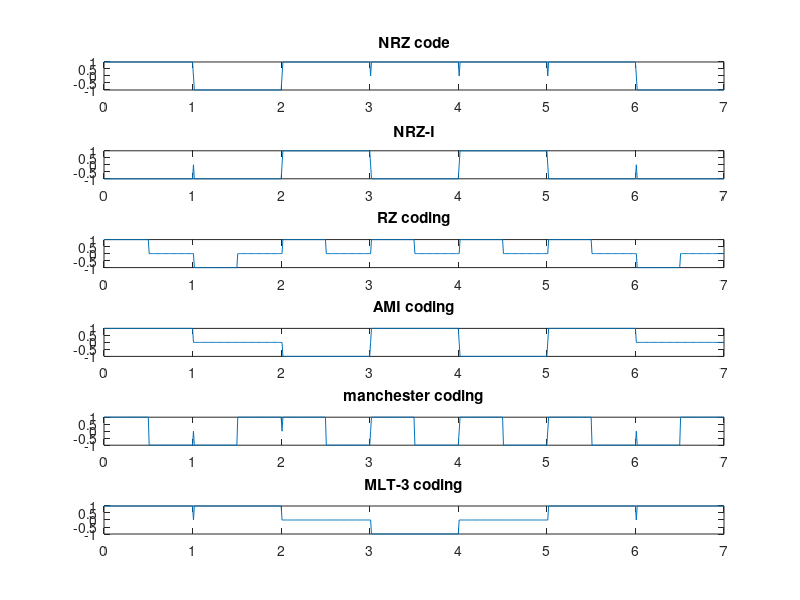
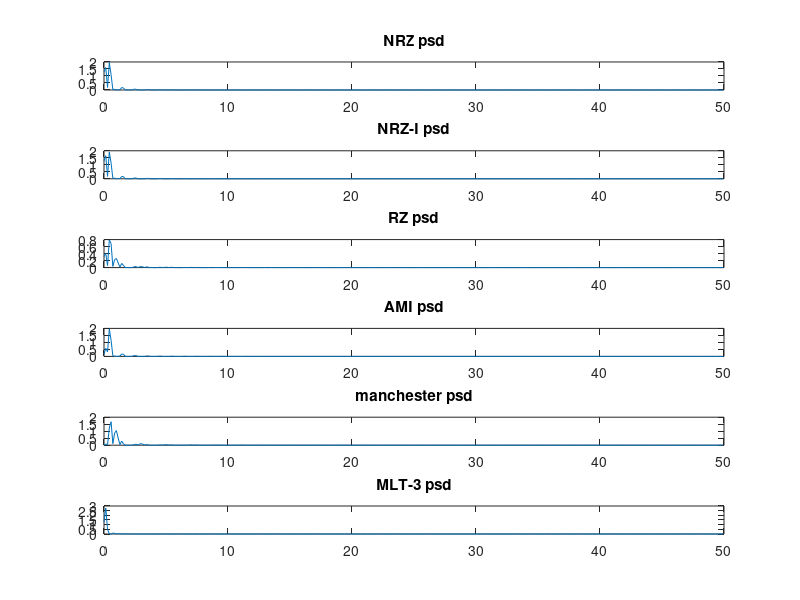

MATLAB code for these plots, in order:
function linecodestech()

%this function is used to develop several line codes techniques
%for any input vector x

%%% First non return to zero tech.
%if input equals 1 it will give a signal of value 1, else -1
x=randi([0 1],1,7);
n=length(x);
i=1;
t=0:0.01:n;
y1=zeros(1,length(t));
for j=1:length(t)
    if(t(j)<=i)
        
        if (x(i)==1) %if signal equals one then 
             y1(j)= 1; % output will be 1 for the bit duration
        else
            y1(j)=-1;  %if zero then it will be -1 the whole duration
        end
    else
        i=i+1;
    end
end
figure
subplot(6,1,1) %plotting the signal
plot(t,y1)
title('NRZ code');
 [Px1,F] = periodogram(y1,[],length(y1),1/0.01); %power spectral density calculation
    
%%%%%%%%%%%%%%%%%%%%%%%%%%%%%%%%%%
%%second return to zero (III in PDF)
%%same as previous coding but alwas the second half bit duration is zero
i=1;
a=0; %for the bit begining
b=0.5; % to find the half bit duration
t=0:0.01:n;
y2=zeros(1,length(t));
for j=1:length(t)
    if(t(j)<=b && t(j)>=a) %less than half duration then same as NRZ
        
        if (x(i)==1)
             y2(j)= 1;
        else
            y2(j)=-1;
        end
    elseif(t(j)>b && t(j)<=i) %greater than half duration, generate zero
        y2(j)=0;
    else
        i=i+1;
        a=a+1;
        b=b+1;
   end
end

subplot(6,1,3) %plotting
plot(t,y2)
title('RZ coding');
[Px2,F] = periodogram(y2,[],length(y2),1/0.01); %PSD generation
%%%%%%%%%%%%%%%%%%%%%%%%%%%%%%%%%%%%%
%%Third: manchester coding
%almost same as previus but at half bit duration return to the proper value
i=1;
a=0;
b=0.5;
t=0:0.01:n;
y3=zeros(1,length(t));
for j=1:length(t)
    if(t(j)<=i)
      
        if (x(i)==1)
            if (t(j)>=a && t(j)<= b)    %% first half interval of bit duration
                y3(j)=1;
            elseif(t(j)>b && t(j)<=i)  %%second half interval of bit durration
                y3(j)=-1;
            else
                i=i+1;
                a=a+1;
                b=b+1;
            end
        elseif(x(i)==0)     %%%if current bit is zero
            
             if (t(j)>=a && t(j)<= b)  
                y3(j)=-1;                   %%first half is -1
            elseif(t(j)>b && t(j)<=i)
                y3(j)=1;                    %%second half is 1
            else
                i=i+1;
                a=a+1;
                b=b+1;
            end
        
       end
    else
        i=i+1;
        a=a+1;
        b=b+1;
        
    end
end
subplot(6,1,5)
plot(t,y3) %plotting waveform
title('manchester coding');
 [Px3,F] = periodogram(y3,[],length(y3),1/0.01); %%psd calc.
    


%%%%%%%%%%%%%%%%%%%%%%%%%%%
%%Forth: AMI
i=1;
t=0:0.01:n;
y4=zeros(1,length(t));
for j=1:length(t)
    if(t(j)<=i)
        
        if(x(i)==0)  %%if zero then generate a zero output
            y4(j)=0;
        elseif(x(i)== 1)  %%if ont then it might be +1 or -1
            if (i==1)    %%intial value
                y4(j)=1;
            else
            z=sum(x(1:i-1)); %%to know the number of ones before the input
            
            
                if (rem(z,2)==0)  %%condition to make it high
                y4(j)=1;
                else
                y4(j)=-1;
                end
            end
            
                
        end
    
    
    else 
        i=i+1;
    end
end
subplot(6,1,4)
plot(t,y4);     %%plotting waveform
title('AMI coding'); 

[Px4,F] = periodogram(y4,[],length(y4),1/0.01); %%PSD calc.


%%%%%%%%%%%%%%%%%%%%%%%%%%%%%%%%%%%
%%%fifth MLT-3
%%this code can be used if no more than four conseq. zeros occurs
%%always the condition of maximum conseq. zeros must be defined for this
%%modulation

i=1;
t=0:0.01:n;
x2=zeros(1,n);
y5=zeros(1,length(t));
%%this part is used to generate a sequence of 5 values, corresponding to 4
%%types of transition and a value for keeping the same waveform as previous
for i=1:n
    if(x(i)==0)
        x2(i)=0;
    elseif(x(i)==1)
        l=sum(x(1:i));
        z=rem(l,4);
        if(z==1)
            x2(i)=4;
        elseif(z==2)
            x2(i)=1;
        elseif(z==3)
            x2(i)=2;
        else
            x2(i)=3;
        end
    end
end
i=1;

%%in this part the values generated previously are used to generte the output 
%%waveform
for j=1:length(t)
    if(t(j)<=i)
        
        if(x2(i)==1)
            y5(j)=0;
        elseif(x2(i)==2)
            y5(j)=-1;
        elseif(x2(i)==3)
            y5(j)=0;
        elseif(x2(i)==4)
            y5(j)=1;
          %%%this part is used to generate the same sequence given the input is equal zero  
        elseif(x(i-1)==1)
            if(x2(i-1)==1)
            y5(j)=0;
            elseif(x2(i-1)==2)
            y5(j)=-1;
            elseif(x2(i-1)==3)
            y5(j)=0;
            elseif(x2(i-1)==4)
            y5(j)=1;
            end
            elseif(x(i-2)==1)
            if(x2(i-2)==1)
            y5(j)=0;
            elseif(x2(i-2)==2)
            y5(j)=-1;
            elseif(x2(i-2)==3)
            y5(j)=0;
            elseif(x2(i-2)==4)
            y5(j)=1;
            end
           elseif(x(i-3)==1)
            if(x2(i-3)==1)
            y5(j)=0;
            elseif(x2(i-3)==2)
            y5(j)=-1;
            elseif(x2(i-3)==3)
            y5(j)=0;
            elseif(x2(i-3)==4)
            y5(j)=1;
            end
            elseif(x(i-4)==1)
            if(x2(i-4)==1)
            y5(j)=0;
            elseif(x2(i-4)==2)
            y5(j)=-1;
            elseif(x2(i-4)==3)
            y5(j)=0;
            elseif(x2(i-4)==4)
            y5(j)=1;
            end
        end
    
    
    else 
        i=i+1;
    end
end 
subplot(6,1,6)
plot(t,y5)  %%plotting waveform
title('MLT-3 coding');
[Px5,F] = periodogram(y5,[],length(y5),1/0.01); %%PSD calc.


%%%%%%%%%%%%%%%%%%%%%%%%%%%%%%%%%%%%%%%%
%%%% Lastly: NRZ-I 
%%in this modulation bit 1 reverses the waveform while zero keeps it the same

i=1;
t=0:0.01:n;
y6=zeros(1,length(t));

for j=1:length(t)
    if(t(j)<=i)
        if(x(i)==1)
            if(i==1)
                y6(j)=-1;
            else
                z3=sum(x(1:i-1));
                if(rem(z3,2)==0)
                    y6(j)=-1;
                else
                    y6(j)=1;
                end
            end
        end
        
        if(x(i)==0)
            if(i==1)
                y6(j)=1;
            else
                z4=sum(x(1:i-1));
                if(rem(z4,2)==0)
                    y6(j)=1;
                else
                    y6(j)=-1;
                end
            end
        end
        
             
    
    else
        i=i+1;
    end
    
end
subplot(6,1,2)
plot(t,y6);  %%plotting
title('NRZ-I');

 [Px6,F] = periodogram(y6,[],length(y6),1/0.01); %%psd calc.

 
 %%%%%%%%%%%%%%%%%%%%%%%%
 %%%%%%plotting power spectral density of all the previous modulation
 
 
 %PSD of NRZ
 figure
 subplot(6,1,1)
 plot(F,Px1);
 title('NRZ psd');
 
 %psd of RZ
 subplot(6,1,3)
 plot(F,Px2);
 title('RZ psd');
 
 %psd on manchester
 subplot(6,1,5)
 plot(F,Px3);
 title('manchester psd')
 
 
 %psd of AMI
 subplot(6,1,4)
 plot(F,Px4);
 title('AMI psd')
 
 
 %PSD of MLT-3
 subplot(6,1,6)
 plot(F,Px5);
 title('MLT-3 psd');
 
 %PSD of NRZ-I
 subplot(6,1,2)
 plot(F,Px6);
 title('NRZ-I psd');